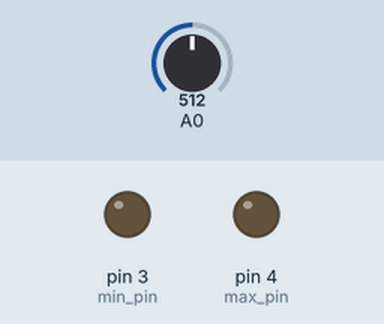
The sketch below on a simulated Arduino Uno, built with avr-gcc and run on an emulated ATmega328P. Parts: output pins drawn as LEDs (lit = HIGH). The inputs (shaded band) are chosen by the test bench; at power-on: A0 = 512.

Above: at 1.3 s.
1.4 s: A0 set to 0
At 2.6 s:
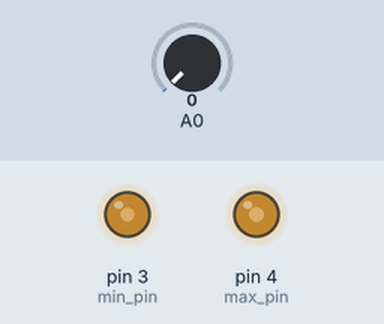
3.0 s: A0 set to 122
At 3.18 s:
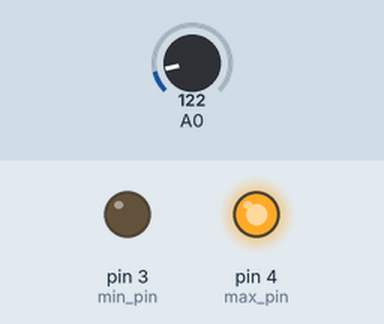
At 3.54 s:
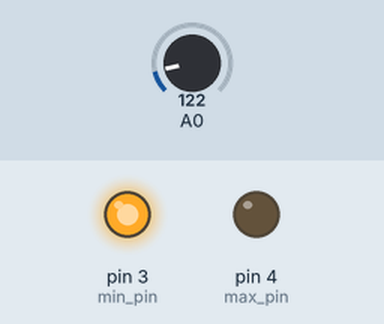
Timing chart, 0 to 12.1 s (numbered marks = the images above; inputs shaded):
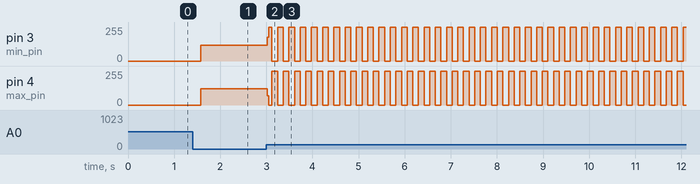

Measured:
- after the input at 3.0 s, pin 3 (min_pin): 119/255 → 177/255 at once, then moves between 0/255 and 255/255, repeating every 0.49 s; pin 4 (max_pin): 123/255 → 71/255 at once, then moves between 0/255 and 255/255, repeating every 0.49 s

The sketch:

sketch_aug25a.ino
```cpp
int current_pin = 0;
int min_pin = 3;
int max_pin = 4;

void setup(){

  pinMode(A0,INPUT);
  for(int i=min_pin; i<=max_pin; i++){
    pinMode(i,OUTPUT);
  }

}


void loop(){


  if(current_pin > max_pin){
    current_pin=min_pin;
  }

  for(int i=min_pin; i<=max_pin; i++){
    digitalWrite(i,LOW);
  }

  digitalWrite(current_pin,HIGH);
  int aval = analogRead(A0);

  delay(aval);

  current_pin++;

}
```
